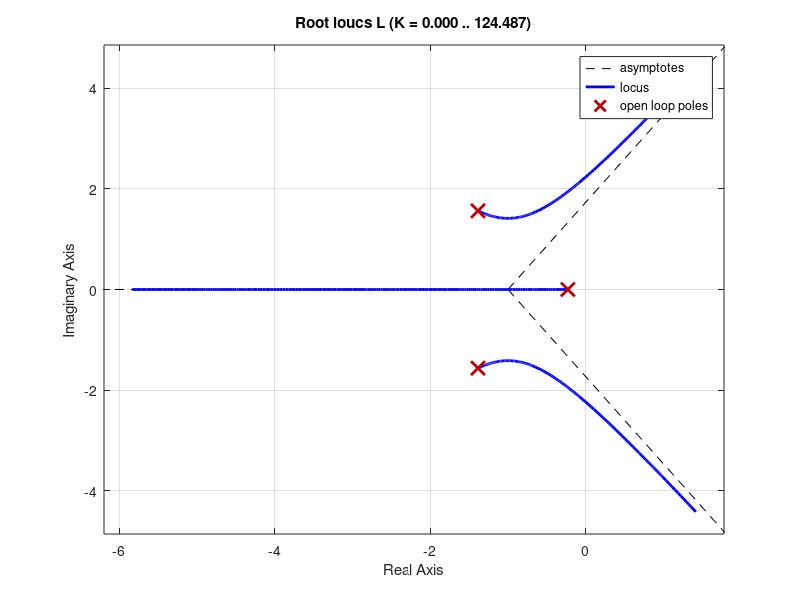

This chart was generated by the following MATLAB code: (Note: this script raises an error after producing the figure.)
clear;clc;close all;

s = tf('s');

L = (s+3)/(s^3+3*s^2+5*s+1);
L = 1/(s^3+3*s^2+5*s+1);    % not working perfectly with this one

rlocus(L)
rlocus2(L)
